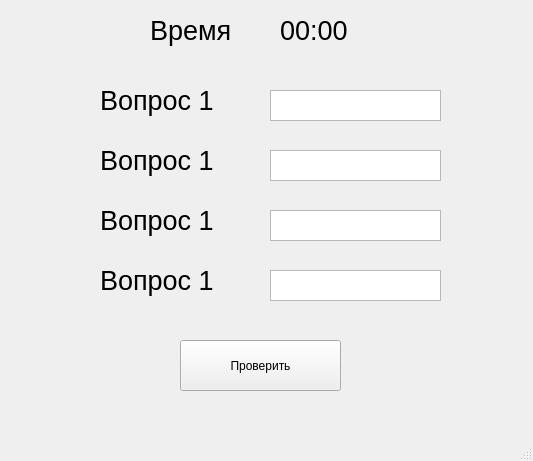
<?xml version="1.0" encoding="UTF-8"?>
<ui version="4.0">
 <class>MainWindow</class>
 <widget class="QMainWindow" name="MainWindow">
  <property name="geometry">
   <rect>
    <x>0</x>
    <y>0</y>
    <width>533</width>
    <height>461</height>
   </rect>
  </property>
  <property name="windowTitle">
   <string>MainWindow</string>
  </property>
  <widget class="QWidget" name="centralwidget">
   <widget class="QPushButton" name="pushButton">
    <property name="geometry">
     <rect>
      <x>180</x>
      <y>340</y>
      <width>161</width>
      <height>51</height>
     </rect>
    </property>
    <property name="text">
     <string>Проверить</string>
    </property>
   </widget>
   <widget class="QLabel" name="quest_1">
    <property name="geometry">
     <rect>
      <x>100</x>
      <y>80</y>
      <width>151</width>
      <height>41</height>
     </rect>
    </property>
    <property name="font">
     <font>
      <pointsize>20</pointsize>
     </font>
    </property>
    <property name="text">
     <string>Вопрос 1</string>
    </property>
   </widget>
   <widget class="QLabel" name="quest_2">
    <property name="geometry">
     <rect>
      <x>100</x>
      <y>140</y>
      <width>151</width>
      <height>41</height>
     </rect>
    </property>
    <property name="font">
     <font>
      <pointsize>20</pointsize>
     </font>
    </property>
    <property name="text">
     <string>Вопрос 1</string>
    </property>
   </widget>
   <widget class="QLabel" name="quest_3">
    <property name="geometry">
     <rect>
      <x>100</x>
      <y>200</y>
      <width>151</width>
      <height>41</height>
     </rect>
    </property>
    <property name="font">
     <font>
      <pointsize>20</pointsize>
     </font>
    </property>
    <property name="text">
     <string>Вопрос 1</string>
    </property>
   </widget>
   <widget class="QLabel" name="quest_4">
    <property name="geometry">
     <rect>
      <x>100</x>
      <y>260</y>
      <width>151</width>
      <height>41</height>
     </rect>
    </property>
    <property name="font">
     <font>
      <pointsize>20</pointsize>
     </font>
    </property>
    <property name="text">
     <string>Вопрос 1</string>
    </property>
   </widget>
   <widget class="QTextEdit" name="textEdit">
    <property name="geometry">
     <rect>
      <x>270</x>
      <y>90</y>
      <width>171</width>
      <height>31</height>
     </rect>
    </property>
   </widget>
   <widget class="QTextEdit" name="textEdit_2">
    <property name="geometry">
     <rect>
      <x>270</x>
      <y>150</y>
      <width>171</width>
      <height>31</height>
     </rect>
    </property>
   </widget>
   <widget class="QTextEdit" name="textEdit_3">
    <property name="geometry">
     <rect>
      <x>270</x>
      <y>210</y>
      <width>171</width>
      <height>31</height>
     </rect>
    </property>
   </widget>
   <widget class="QTextEdit" name="textEdit_4">
    <property name="geometry">
     <rect>
      <x>270</x>
      <y>270</y>
      <width>171</width>
      <height>31</height>
     </rect>
    </property>
   </widget>
   <widget class="QLabel" name="label_time">
    <property name="geometry">
     <rect>
      <x>150</x>
      <y>10</y>
      <width>101</width>
      <height>41</height>
     </rect>
    </property>
    <property name="font">
     <font>
      <pointsize>20</pointsize>
     </font>
    </property>
    <property name="text">
     <string>Время</string>
    </property>
   </widget>
   <widget class="QLabel" name="time">
    <property name="geometry">
     <rect>
      <x>280</x>
      <y>10</y>
      <width>101</width>
      <height>41</height>
     </rect>
    </property>
    <property name="font">
     <font>
      <pointsize>20</pointsize>
     </font>
    </property>
    <property name="text">
     <string>00:00</string>
    </property>
   </widget>
  </widget>
  <widget class="QMenuBar" name="menubar">
   <property name="geometry">
    <rect>
     <x>0</x>
     <y>0</y>
     <width>533</width>
     <height>26</height>
    </rect>
   </property>
  </widget>
  <widget class="QStatusBar" name="statusbar"/>
 </widget>
 <resources/>
 <connections/>
</ui>
